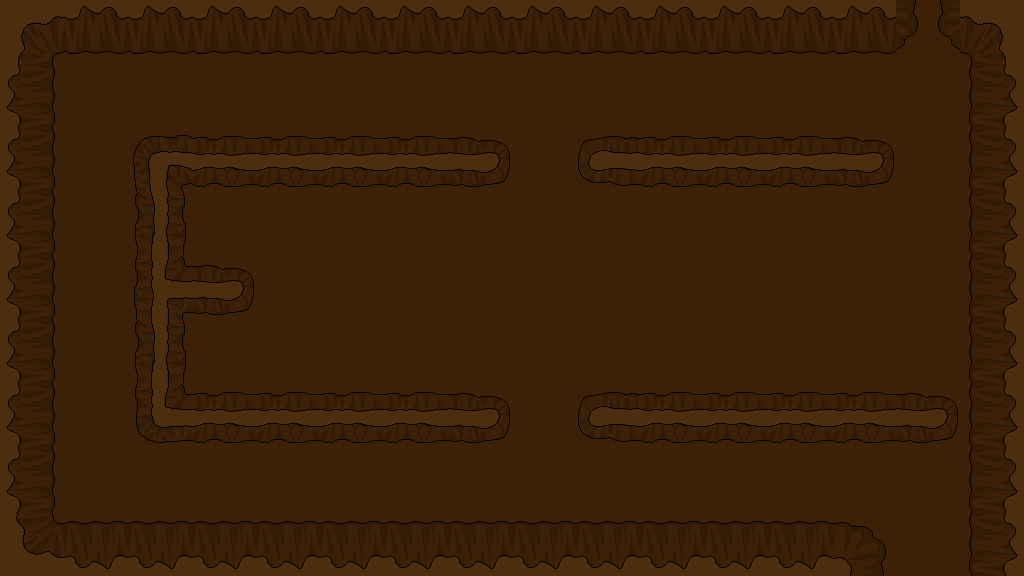

This is a level from a 2D game, rendered from its Tiled map with the project's own tilesets. A one-line summary and the complete map file follow:
An orthogonal 16x9 tile map with 64x64 px tiles, 1 tile layer (Tile Layer 1).

<map version="1.0" orientation="orthogonal" width="16" height="9" tilewidth="64" tileheight="64">
 <tileset firstgid="1" name="backgroundTiles" tilewidth="64" tileheight="64">
  <image source="../backgroundTiles.png" width="11840" height="64" />
 </tileset>
 <layer name="Tile Layer 1" width="16" height="9">
  <data encoding="csv">
151,152,152,152,152,152,152,152,152,152,152,152,152,152,10,153,
158,6,6,6,6,6,6,6,6,6,6,6,6,6,6,161,
158,6,181,173,173,173,173,185,6,170,173,173,173,185,6,161,
158,6,168,6,6,6,6,6,6,6,6,6,6,6,6,161,
158,6,169,185,53,53,53,53,53,53,53,53,6,6,6,161,
158,6,168,6,6,6,6,6,6,6,6,6,6,6,6,161,
158,6,182,173,173,173,173,185,6,170,173,173,173,173,185,161,
158,6,6,6,6,6,6,6,6,6,6,6,6,6,6,161,
159,160,160,160,160,160,160,160,160,160,160,160,160,155,6,161
</data>
 </layer>
</map>
